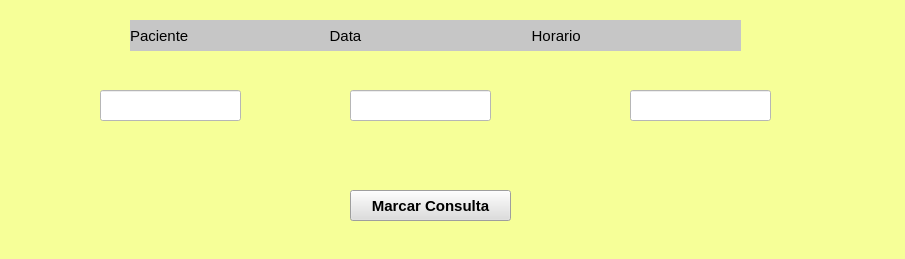
<?xml version="1.0" encoding="UTF-8"?>
<ui version="4.0">
 <class>MainWindow</class>
 <widget class="QMainWindow" name="MainWindow">
  <property name="geometry">
   <rect>
    <x>0</x>
    <y>0</y>
    <width>905</width>
    <height>259</height>
   </rect>
  </property>
  <property name="windowTitle">
   <string>MainWindow</string>
  </property>
  <property name="styleSheet">
   <string notr="true">background-color: rgb(246, 255, 152);</string>
  </property>
  <widget class="QWidget" name="centralwidget">
   <widget class="QLabel" name="dados">
    <property name="geometry">
     <rect>
      <x>130</x>
      <y>20</y>
      <width>611</width>
      <height>31</height>
     </rect>
    </property>
    <property name="font">
     <font>
      <pointsize>11</pointsize>
     </font>
    </property>
    <property name="styleSheet">
     <string notr="true">background-color: rgb(198, 198, 198);</string>
    </property>
    <property name="text">
     <string>Paciente                                  Data                                         Horario</string>
    </property>
   </widget>
   <widget class="QLineEdit" name="c_paciente">
    <property name="geometry">
     <rect>
      <x>100</x>
      <y>90</y>
      <width>141</width>
      <height>31</height>
     </rect>
    </property>
    <property name="styleSheet">
     <string notr="true">background-color: rgb(255, 255, 255);</string>
    </property>
   </widget>
   <widget class="QLineEdit" name="c_data">
    <property name="geometry">
     <rect>
      <x>350</x>
      <y>90</y>
      <width>141</width>
      <height>31</height>
     </rect>
    </property>
    <property name="styleSheet">
     <string notr="true">background-color: rgb(255, 255, 255);</string>
    </property>
   </widget>
   <widget class="QLineEdit" name="c_hora">
    <property name="geometry">
     <rect>
      <x>630</x>
      <y>90</y>
      <width>141</width>
      <height>31</height>
     </rect>
    </property>
    <property name="styleSheet">
     <string notr="true">background-color: rgb(255, 255, 255);</string>
    </property>
   </widget>
   <widget class="QPushButton" name="botao_marcar">
    <property name="geometry">
     <rect>
      <x>350</x>
      <y>190</y>
      <width>161</width>
      <height>31</height>
     </rect>
    </property>
    <property name="font">
     <font>
      <pointsize>11</pointsize>
      <weight>75</weight>
      <bold>true</bold>
     </font>
    </property>
    <property name="styleSheet">
     <string notr="true">background-color: rgb(221, 221, 221);</string>
    </property>
    <property name="text">
     <string>Marcar Consulta</string>
    </property>
   </widget>
   <widget class="QLabel" name="aviso">
    <property name="geometry">
     <rect>
      <x>260</x>
      <y>130</y>
      <width>361</width>
      <height>41</height>
     </rect>
    </property>
    <property name="font">
     <font>
      <pointsize>14</pointsize>
      <weight>75</weight>
      <bold>true</bold>
     </font>
    </property>
    <property name="text">
     <string/>
    </property>
    <property name="alignment">
     <set>Qt::AlignCenter</set>
    </property>
   </widget>
  </widget>
  <widget class="QStatusBar" name="statusbar"/>
 </widget>
 <resources/>
 <connections/>
</ui>
